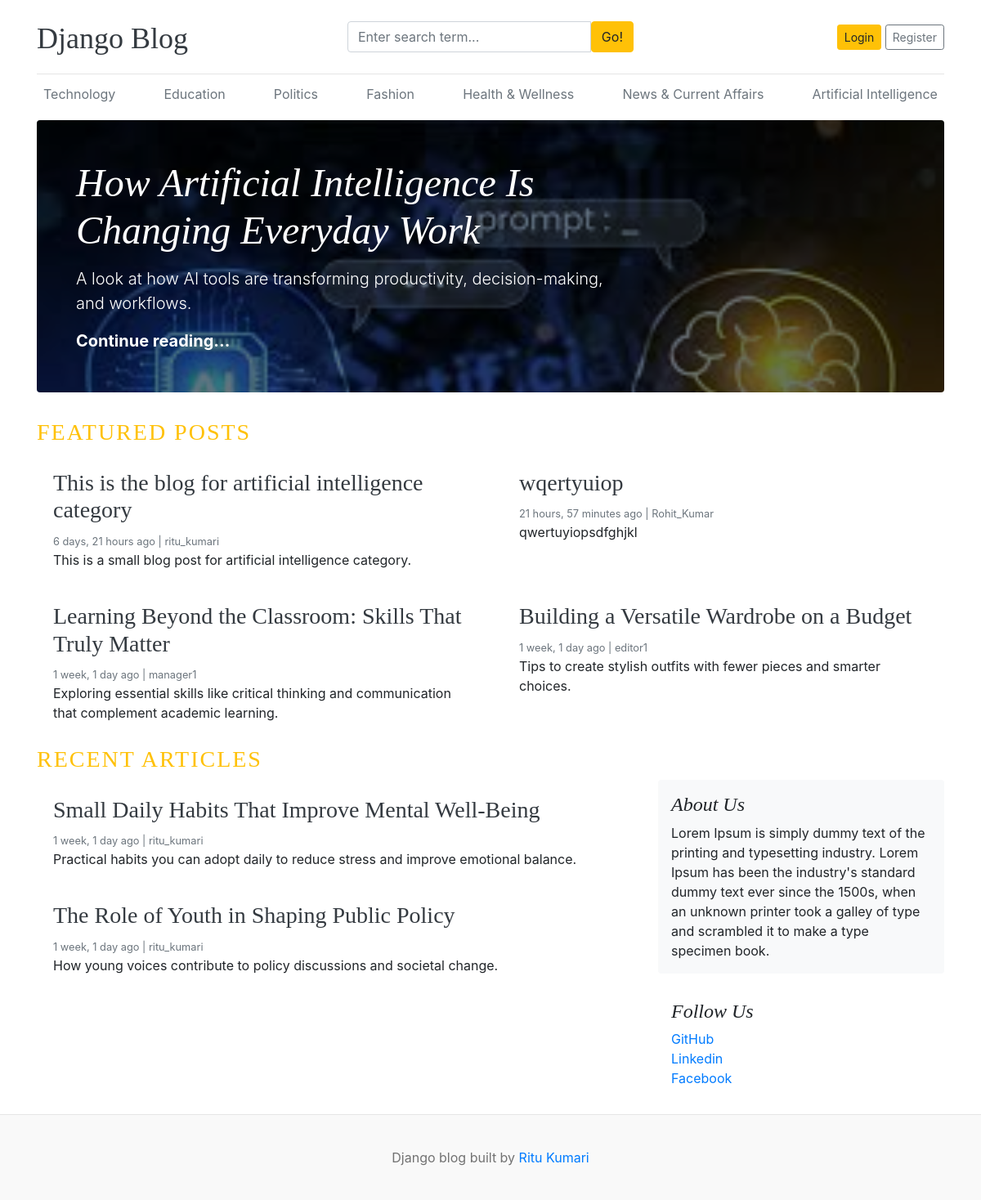
The page / on the database its author committed.
### blogs/models.py (models this page shows, shortened)
class Category(models.Model):
    category_name = models.CharField(max_length=50)
    created_at = models.DateTimeField(auto_now_add=True)
    updated_at = models.DateTimeField(auto_now=True)
    class Meta:
        verbose_name_plural = 'Categories'
        constraints = [
            models.UniqueConstraint(
                Lower('category_name'),
                name='unique_category_name_ci',
                violation_error_message="This category already exists. Please choose a different name."
            )
        ]

class Blog(models.Model):
    title = models.CharField(max_length=100)
    slug = models.SlugField(max_length=150, unique=True, blank=True)
    category = models.ForeignKey(Category, on_delete=models.CASCADE)
    author = models.ForeignKey(User, on_delete=models.CASCADE)
    featured_image = models.ImageField(upload_to='uploads/%Y/%m/%d')
    short_description = models.TextField(max_length=500)
    blog_body = models.TextField(max_length=2000)
    status = models.CharField(max_length=20, choices=STATUS_CHOICES, default='Draft')
    is_featured = models.BooleanField(default=False)
    created_at = models.DateTimeField(auto_now_add=True)
    updated_at = models.DateTimeField(auto_now=True)

### about/models.py (models this page shows, shortened)
class About(models.Model):
    about_heading = models.CharField(max_length=100)
    about_description = models.TextField(max_length=500)
    created_at = models.DateTimeField(auto_now_add=True)
    updated_at = models.DateTimeField(auto_now=True)
    class Meta:
        verbose_name_plural = 'About'

class SocialLink(models.Model):
    platform = models.CharField(max_length=25)
    links = models.URLField(max_length=100)
    created_at = models.DateTimeField(auto_now_add=True)
    updated_at = models.DateTimeField(auto_now=True)

### blog_main/views.py (the view)
# urls.py: 2. Add a URL to urlpatterns:  path('', views.home, name='home')
def home(request):
    featured_posts = Blog.objects.filter(is_featured=True, status = 'Published').order_by('updated_at')
    posts = Blog.objects.filter(is_featured=False, status = 'Published').order_by('updated_at')
    try:
        about = About.objects.get()
    except:
        about=None
    context = {
        'featured_posts': featured_posts,
        'posts':posts,
        'about': about,
    }
    return render(request, 'home.html', context)

### blogs/context_processors.py (called while the page is built)
def get_categories(request):
    categories = Category.objects.all()
    return dict(categories=categories)

def get_social_links(request):
    social_links = SocialLink.objects.all()
    return dict(social_links=social_links)

### templates/home.html
{% extends 'base.html' %}
  {% block content %}
      {% for post in featured_posts %}
        {% if forloop.first %}
          <div class="jumbotron p-3 p-md-5 text-white rounded bg-dark" style="background-image: url({{ post.featured_image.url }}); background-blend-mode: overlay; background-size: cover;">
            <div class="col-md-8 px-0">
              <h1 class="display-4 font-italic">
                {{ post.title }}
              </h1>
              <p class="lead my-3">
                {{ post.short_description | truncatewords:20 }}
              </p>
              <p class="lead mb-0">
                <a href="{% url 'blogs' post.slug %}" class="text-white font-weight-bold"
                  >Continue reading...</a
                >
              </p>
            </div>
          </div>
        {% endif %}
      {% endfor %}
      <h3 class="text-uppercase text-warning" style="letter-spacing: 2px;">Featured Posts</h3>
      <div class="row mb-2">
        {% for post in featured_posts %}
          {% if not forloop.first %}
            <div class="col-md-6">
              <div class="card border-0">
                <div class="card-body">
                  <h3><a href="{% url 'blogs' post.slug %}" class="text-dark">{{ post.title }}</a></h3>
                  <small class="mb-1 text-muted">{{ post.created_at | timesince }} ago | {{ post.author }}</small>
                  <p class="card-text">
                    {{ post.short_description | truncatewords:20 }}
                  </p>
                </div>
              </div>
            </div>
          {% endif %}
        {% endfor %}
      </div>
      <h3 class="text-uppercase text-warning" style="letter-spacing: 2px;">Recent Articles</h3>
      <main role="main" class="container p-0">
        <div class="row">
          <div class="col-md-8 blog-main">
            {% for post in posts %}
            <div class="card border-0" >
              <div class="card-body">
                <h3> <a href="{% url 'blogs' post.slug %}" class="text-dark">{{ post.title }}</a></h3>
                <small class="mb-1 text-muted">{{ post.created_at | timesince }} ago | {{ post.author }}</small>
                <p class="card-text">{{ post.short_description | truncatewords:20 }}</p>
              </div>
            </div>
            {% endfor %}
          </div>
          <aside class="col-md-4 blog-sidebar">
            <div class="p-3 mb-3 bg-light rounded">
              <h4 class="font-italic">{{ about.about_heading }}</h4>
              <p class="mb-0">
                {{ about.about_description }}
              </p>
            </div>
            {% if social_links %}
            <div class="p-3">
              <h4 class="font-italic">Follow Us</h4>
              <ol class="list-unstyled">
                {% for sociallink in social_links %}
                <li><a href="{{ sociallink.links }}" target='_blank'>{{ sociallink.platform }}</a></li>
                {% endfor %}
              </ol>
            </div>
            {% endif %}
          </aside>
        </div>
      </main>
    </div>
    {% endblock %}

### templates/base.html (shortened to what this page needs)
{% load static %}
<!doctype html>
<html lang="en">
  <head>
    <link
      href="https://getbootstrap.com/docs/4.0/dist/css/bootstrap.min.css"
      rel="stylesheet"
    />
    <link href="{% static 'css/blog.css' %}" rel="stylesheet" />
    <link rel="stylesheet" href="https://cdnjs.cloudflare.com/ajax/libs/font-awesome/4.7.0/css/font-awesome.min.css">
  </head>
  <body>
    <div class="container">
      <header class="blog-header py-3">
        <div class="row flex-nowrap justify-content-between align-items-center">
          <div class="col-4 pt-1">
            <a class="blog-header-logo text-dark" href="/">Django Blog</a>
          </div>
          <div class = "col-4">
            <form action="{% url 'search' %}" method="GET">
              <div class="input-group">
                        <input class="form-control" type="text" name="keyword" value="{{ keyword }}" placeholder="Enter search term..." aria-label="Enter search term..." aria-describedby="button-search" />
                        <button type="submit" class="btn btn-warning" id="button-search" type="button">Go!</button>
                    </div>
            </form>
          </div>
          <div class="col-4 d-flex justify-content-end align-items-center">
            {% if not user.is_authenticated %}
            <a class="btn btn-sm btn-warning" href="{% url 'login' %}">Login</a> &nbsp;
            <a class="btn btn-sm btn-outline-secondary" href="{% url 'register' %}">Register</a>
            {% else %}
            <span><a href="{% url 'dashboard' %}">Dashboard</a></span>
            &emsp;
            <span><a href="{% url 'logout' %}">Logout</a></span>
            {% endif %}
          </div>
        </div>
      </header>
      <div class="nav-scroller py-1 mb-2">
        <nav class="nav d-flex justify-content-between">
          {% for category in categories %}
          <a class="p-2 text-muted" href="{% url 'posts_by_category' category.id %}">{{ category.category_name | title }}</a>
          {% endfor %}
        </nav>
      </div>
      {% block content %}
      {% endblock %}
     <footer class="blog-footer">
      <p>Django blog built by <a href="#">Ritu Kumari</a></p>
    </footer>
  </body>
</html>

### blog_main/static/css/blog.css (style rules this page uses)
.blog-header { border-bottom: 1px solid #e5e5e5; }
.blog-header-logo { font-family: "Playfair Display", Georgia, "Times New Roman", serif; font-size: 2.25rem; }
h1, h2, h3, h4, h5, h6 { font-family: "Playfair Display", Georgia, "Times New Roman", serif; }
.display-4 { font-size: 2.5rem; }
@media (min-width: 768px) { .display-4 { font-size: 3rem; } }
.blog-footer { padding: 2.5rem 0; color: #727272; text-align: center; background-color: #f9f9f9; border-top: .05rem solid #e5e5e5; }
.blog-footer p:last-child { margin-bottom: 0; }

### rows shown on the page
Category: category_name "Technology"
Category: category_name "Education"
Category: category_name "Politics"
Category: category_name "Fashion"
Category: category_name "Health & Wellness"
Category: category_name "News & Current Affairs"
Category: category_name "Artificial Intelligence"
Blog: featured_image (picture), title "How Artificial Intelligence Is Changing Everyday Work", short_description "A look at how AI tools are transforming productivity, decision-making, and workflows."
Blog: title "This is the blog for artificial intelligence category", created_at "6 days, 21 hours", author "ritu_kumari", short_description "This is a small blog post for artificial intelligence category."
Blog: title "wqertyuiop", created_at "21 hours, 57 minutes", author "Rohit_Kumar", short_description "qwertuyiopsdfghjkl"
Blog: title "Learning Beyond the Classroom: Skills That Truly Matter", created_at "1 week, 1 day", author "manager1", short_description "Exploring essential skills like critical thinking and communication that complement academic learning."
Blog: title "Building a Versatile Wardrobe on a Budget", created_at "1 week, 1 day", author "editor1", short_description "Tips to create stylish outfits with fewer pieces and smarter choices."
Blog: title "Small Daily Habits That Improve Mental Well-Being", created_at "1 week, 1 day", author "ritu_kumari", short_description "Practical habits you can adopt daily to reduce stress and improve emotional balance."
Blog: title "The Role of Youth in Shaping Public Policy", created_at "1 week, 1 day", author "ritu_kumari", short_description "How young voices contribute to policy discussions and societal change."
About: about_heading "About Us", about_description "Lorem Ipsum is simply dummy text of the printing and typesetting industry. Lorem Ipsum has been the industry's standard dummy text ever since the 1500s, when an unknown printer took a galley of type and scrambled it to make a type specimen book."
SocialLink: platform "GitHub"
SocialLink: platform "Linkedin"
SocialLink: platform "Facebook"
